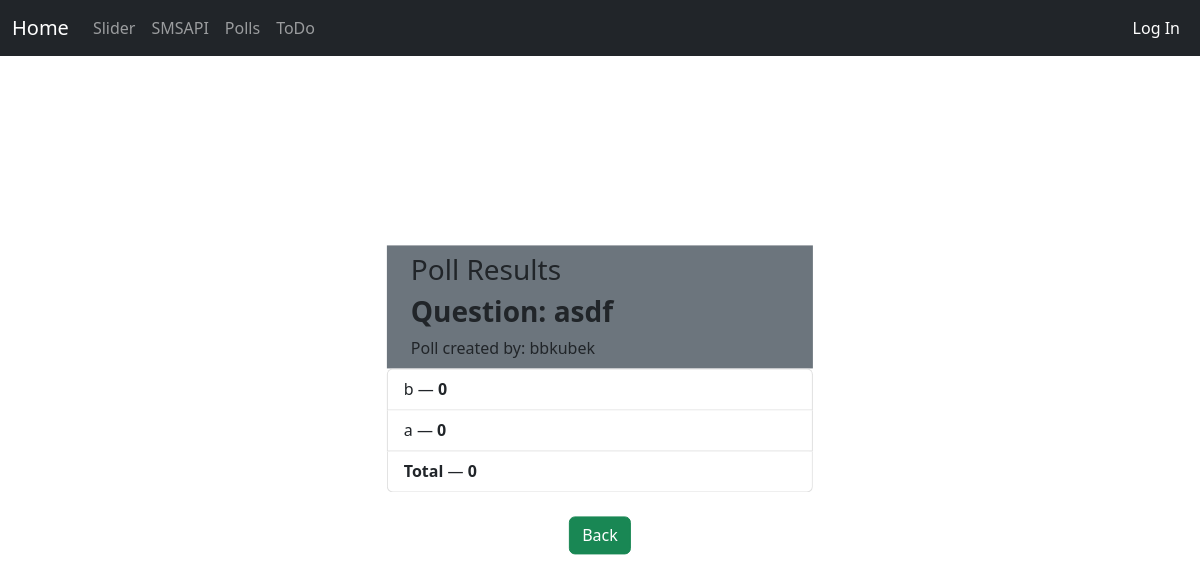
/polls/results/29, run on the app's committed database.
### website/models.py (models this page shows, shortened)
class TwoOptionPoll(models.Model):
    user = models.ForeignKey(User, on_delete=models.CASCADE)
    user_votes = models.TextField(null=True)
    question = models.TextField(max_length=100)
    option_one = models.CharField(max_length=30)
    option_two = models.CharField(max_length=30)
    option_one_count = models.IntegerField(default=0)
    option_two_count = models.IntegerField(default=0)
    def total(self):
        return self.option_one_count + self.option_two_count

### website/views.py (the view, shortened to what this page needs)
# urls.py: path('polls/results/<int:poll_id>', views.results, name="results"),
def results(request, poll_id):
    poll = TwoOptionPoll.objects.get(id=poll_id)
    user_votes_list = poll.user_votes
    option1_list = []
    option2_list = []
    context ={
        'poll': poll,
        'option1_list': option1_list,
        'option2_list': option2_list,
        'user_votes_list': user_votes_list,
    }
    return render(request, 'results.html', context)

### templates/results.html (shortened to what this page needs)
{% extends "base.html" %}
{% block main %}
<div class="position-absolute top-50 start-50 translate-middle d-flex align-items-center justify-content-center flex-column gap-4">
    <div class="row" style="width: 180%;">
        <div class="panel panel-default">
            <div class="panel-heading  bg-secondary p-2 px-4">
                <h3 class="panel-title">Poll Results</h3>
                <h3 class="panel-title"><b>Question: {{poll.question}}</b></h3>
                <span class="panel-title">Poll created by: {{poll.user.username}}</span>
            </div>
            <ul class="list-group">
                <li class="list-group-item">{{poll.option_one}} &mdash; <strong>{{poll.option_one_count}}</strong></li>
                <li class="list-group-item">{{poll.option_two}} &mdash; <strong>{{poll.option_two_count}}</strong></li>
                <li class="list-group-item"><b>Total</b> &mdash; <strong>{{poll.total}}</strong> &nbsp; &nbsp;
                </li>
            </ul>
        </div>
    </div>
    <a type="button" class="btn btn-success" href="/polls">Back</a>
</div>
{% endblock %}

### static/css/style.css (style rules this page uses)
* { margin: 0; padding: 0; box-sizing: border-box; }

### data on the page
TwoOptionPoll: question "asdf", user.username "bbkubek", option_one "b", option_one_count "0", option_two "a", option_two_count "0", total "0"
